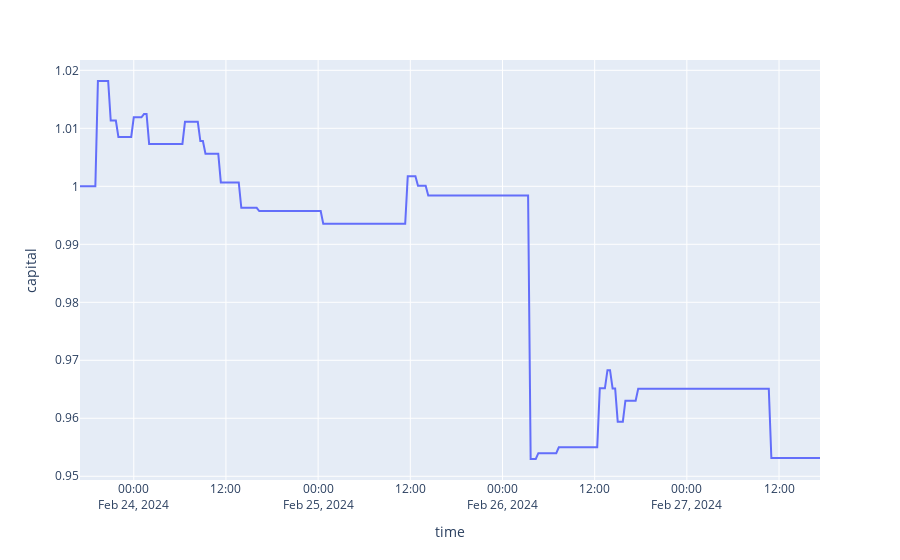

Notebook code cell kept with this figure:
### Code cell
%load_ext autoreload
%autoreload 2

from exchange_data.data import OrderBookFrame
from exchange_data.data.backtest import Backtest
import pandas as pd
import numpy as np
import alog
import plotly.graph_objs as go
import plotly.express as px
import plotly as py
import plotly.offline as ofl
from plotly.offline import init_notebook_mode

init_notebook_mode(connected=True)
params = {
 'cache': False,
 'database_name': 'binance_futures',
 'depth': 124,
 'futures': False,
 'group_by': '7m',
 'interval': '4d',
 'max_volume_quantile': 0.99,
 'offset_interval': '0h',
 'plot': False,
 'round_decimals': 3,
 'sequence_length': 124,
 'symbol': 'UNFIUSDT',
 'window_size': '4h',
 'additional_group_by': '20Min',
 'frame_width': 299
}

df = Backtest(**params).frame
capital = 1
df['capital'] = 0
df_len = df.shape[0]
capital_ls = []
price_in = 0

for ix in range(0, df_len):
    if ix < df_len - 1:
        row = df.iloc[ix]
        #next_row = df.iloc[ix + 1]
        best_ask = row['best_ask']
        best_bid = row['best_bid']
        
        if row['prediction'] == 1:
            if price_in == 0:
                price_in = best_bid
        else:
            if price_in > 0:
                pnl = (price_in - best_ask) / price_in
                alog.info((price_in, best_ask, pnl))
                capital = capital + (capital * pnl * (1 - 0.005))
                
            price_in = 0
            
    #alog.info(capital)
    capital_ls.append(capital)

df['capital'] = np.asarray(capital_ls)

df=df.loc[:, df.columns!='orderbook_img']
px.line(df, y='capital')

### Figure 1 — Plotly figure (JSON) as saved in the notebook; plotly's stock layout.template omitted (floating-point values rounded to 4 significant figures; data arrays with more than 128 entries replaced by an {"elided": "..."} marker saying what was removed)
{"data": [{"hovertemplate": "time=%{x}<br>capital=%{y}<extra></extra>", "legendgroup": "", "line": {"color": "#636efa", "dash": "solid"}, "marker": {"symbol": "circle"}, "mode": "lines", "name": "", "orientation": "v", "showlegend": false, "type": "scatter", "x": {"elided": "290 str values"}, "xaxis": "x", "y": {"elided": "290 float values"}, "yaxis": "y"}], "layout": {"autosize": true, "legend": {"tracegroupgap": 0}, "margin": {"t": 60}, "xaxis": {"anchor": "y", "autorange": true, "domain": [0, 1], "range": ["2024-02-23 17:00", "2024-02-27 17:20"], "title": {"text": "time"}, "type": "date"}, "yaxis": {"anchor": "x", "autorange": true, "domain": [0, 1], "range": [0.9494, 1.022], "title": {"text": "capital"}, "type": "linear"}}}
